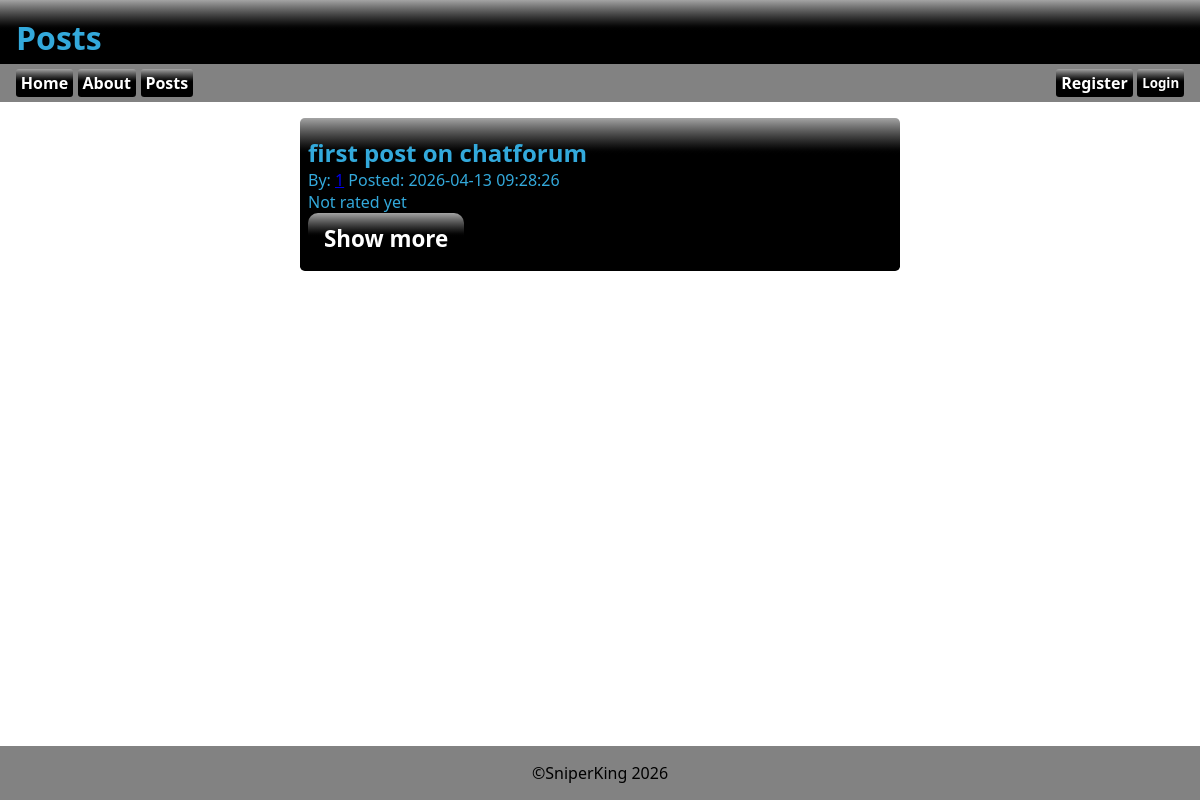
The page /posts.php on the database as committed earlier.
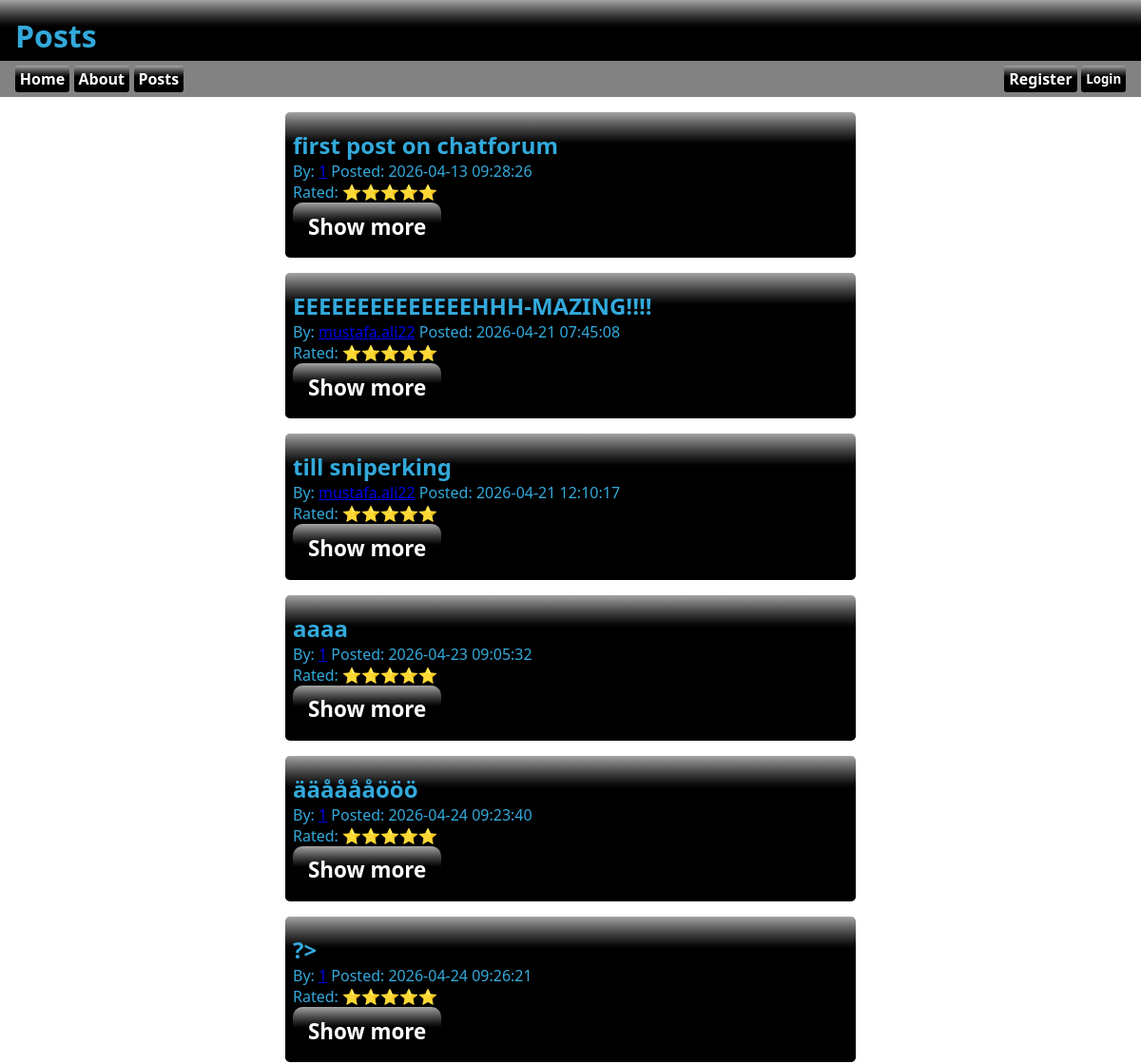
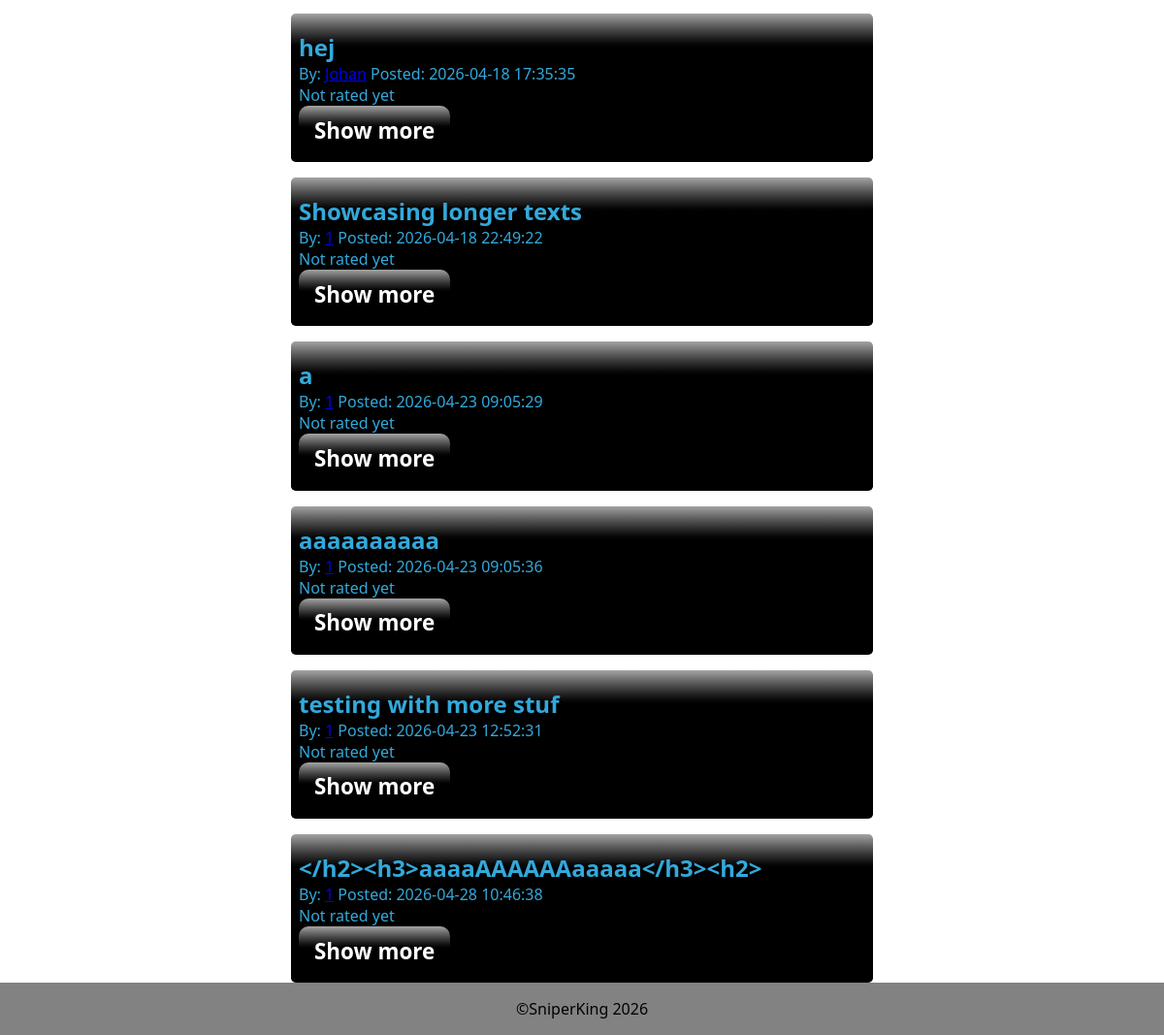
The same page on the database as committed later (2 pictures, top to bottom).
### tables this page shows
CREATE TABLE `tbl_posts` (
  `id` int(11) NOT NULL,
  `created` timestamp NOT NULL DEFAULT current_timestamp(),
  `parentid` int(11) NOT NULL,
  `parenttype` varchar(255) NOT NULL,
  `rating` int(11) NOT NULL,
  `text` text NOT NULL,
  `topic` varchar(255) NOT NULL,
  `userid` int(11) NOT NULL
);

CREATE TABLE `tbl_user` (
  `id` int(11) NOT NULL,
  `created` timestamp NOT NULL DEFAULT current_timestamp(),
  `lastlogin` timestamp NOT NULL DEFAULT current_timestamp(),
  `mail` varchar(255) NOT NULL,
  `password` varchar(255) NOT NULL,
  `realname` varchar(255) NOT NULL,
  `userlevel` int(11) NOT NULL DEFAULT 10,
  `username` varchar(255) NOT NULL
);

### asset.php (called while the page is built, shortened)
<?php
$db_host="localhost";
$db_user="root";
$db_pass="";
$db_name="chatforum";
$conn=mysqli_connect($db_host, $db_user, $db_pass, $db_name);
function isLevel($level){
    if(isset($_SESSION['level'])){
        if(intval($_SESSION['level'])>=$level){
            return true;
        }else{
            return false;
        }
    }else{
        return false;
    }
}
function showRating($revid){
    global $conn;
    if (mysqli_num_rows(mysqli_query($conn, "SELECT * FROM tbl_reviews WHERE revid='$revid' LIMIT 1")) > 0) {
        $sql="SELECT AVG(score) as rating FROM tbl_reviews WHERE revid='$revid'";
        $result=mysqli_query($conn, $sql);
        $row=mysqli_fetch_assoc($result);
        $rating=$row['rating'];
        $sql="UPDATE tbl_posts SET rating=$rating WHERE id=$revid";
        $number=intval(round($row['rating']));
        $retStr="";
        for($vdo=0;$vdo<$number;$vdo++){
            $retStr.="⭐";
        }
        return $retStr;
    } else {
        return false;
    }
}
function getUsername2($uid){
    global $conn;
    $sql="SELECT username FROM tbl_user WHERE id=$uid";
    $result=mysqli_query($conn, $sql);
    $row=mysqli_fetch_assoc($result);
    if(mysqli_num_rows($result)>0){
        return $row['username'];
    }else{
        return "Guest";
    }
}
?>

### posts.php (the view, shortened to what this page needs)
<!DOCTYPE html>
<?php require_once("asset.php"); ?>
<html lang="en">
<head>
    <link rel="stylesheet" href="style.css">
</head>
<body>
    <header>
        <h1>Posts</h1>
    </header>
<?php require_once("_nav.php"); ?>
    <main>
<?php
    if (isset($thepost)) {
        ?><div class="headpost"><?php
        $sql="SELECT * FROM tbl_posts WHERE id=$thepost";
        $result=mysqli_query($conn, $sql);
        $row=mysqli_fetch_assoc($result);
        if($row){
            $parid=$row['parentid'];
            $topic = $row['topic'];
            $text=$row['text'];
            $theuid=$row['userid'];
        } else {
            echo "<p>Post not found.</p>";
            exit;
        }
        $sql="SELECT * FROM tbl_posts WHERE parentid=$thepost ORDER BY created ASC";
        if(isset($_GET["profile"])){
            ?><a href="profile.php?profid=<?=$_GET["profid"]?>" class="addpost">Back</a><?php
        } elseif (isset($_GET["profilecom"])) {
            ?><a href="profile.php?changetocom&profid=<?=$_GET["profid"]?>" class="addpost">Back</a><?php
        } else {
            ?><a href="posts.php" class="addpost">Back</a><?php
        }
        echo"<h2 class='headtopic'>" . $topic . "</h2>";
        echo"<p class='expandingboxspace'>" . $text . "</p>";
        echo"<p>Posted by: " . getUsername2($theuid) . " Posted: " . $row['created'] . "</p>";
        if(showrating($thepost) !== false){
            echo"<p>Rating: " . showRating($thepost) . "</p>";
        } else {
            echo"<p>Not rated yet</p>";
        }
        if(islevel(10)):
            if($_SESSION['id'] == $theuid) {
                echo "<div><a href='postadmin.php?edit=" . $thepost . "&thelink=" . urlencode("posts.php") . "'>🖋️</a>&nbsp;&nbsp;<a href='postadmin.php?del=" . $thepost . "&thelink=" . urlencode("posts.php") . "'>❌</a></div>";
            };
        if(!hasrated($thepost)){
            echo "<p>Rate this:</p>";
            }else{
                echo "<p>You have rated this:" . showpersonalscore($thepost) . ".<br> Update your rating:</p>";
            }?>
            <form class="rate-form" action="posts.php?thepost=<?=urlencode($thepost)?>" method="POST">
                <input type="hidden" name="revid" value="<?=$thepost?>">
                <input type="hidden" name="revtype" value="post">
                <button  name="userrating" value="1" class="rate">1</button>
                <button  name="userrating" value="2" class="rate">2</button>
                <button  name="userrating" value="3" class="rate">3</button>
                <button  name="userrating" value="4" class="rate">4</button>
                <button  name="userrating" value="5" class="rate">5</button>
            </form>
            <?php
            endif;
        ?></div><?php
    } else {
         if (isLevel(10)) { ?>
        <?php }
        $sql="SELECT * FROM tbl_posts WHERE parentid='0' ORDER BY rating DESC";
    }
    $result=mysqli_query($conn, $sql);
    while($row=mysqli_fetch_assoc($result)): ?>
<details>
    <summary>
        <div>
            <?php if (!isset($thepost)) { ?>
                <h2 class="headtopic"><?=$row['topic']?></h2>
            <?php }else{ ?>
                <p class="expandingboxspace"><?=$row['text']?></p>
            <?php } ?>
            <p>By: <a href="profile.php?profid=<?=$row["userid"]?>"><?=getUsername2($row['userid'])?></a> Posted: <?=$row['created']?></p>
        </div>
            <?php if (showRating($row['id']) !== false) { ?>
                <div class="ratingdiv">Rated: <?=showRating($row['id'])?> </div>
            <?php }else { ?>
                <div class="ratingdiv">Not rated yet</div>
            <?php } ?>
            <?php if (!isset($thepost)) {?>
                    <a href="posts.php?thepost=<?=urlencode($row['id'])?>" class="addpost">Show more</a>
                <?php } ?>
    </summary>
</details>
<?php endwhile;  ?>
    </main>
<?php require_once("_footer.php"); ?>
</body>
</html>

### _nav.php (shortened to what this page needs)
<nav>
    <?php require_once("asset.php"); ?>
    <a href="index.php">Home</a>
    <a href="about.php">About</a>
    <a href="posts.php">Posts</a>
    <div class="fill"></div>
    <?php if(!isLevel(10)){?>
    <a href="register.php?thelink=<?=urlencode($_SERVER['REQUEST_URI'])?>">Register</a>
    <button class="loginbttn" popovertarget="login">Login</button>
    <?php } ?>
</nav>

### _footer.php
<footer>
    &copy;SniperKing 2026
</footer>

### style.css (style rules this page uses)
:root { --clr_back_header:oklch(0% 0 0); --clr_header:oklch(69.244% 0.12452 231.268); --clr_back_nav:oklch(60.662% 0.00007 271.152); --clr_back_footer:var(--clr_back_nav); }
*, *:before, *:after { margin: 0; padding: 0; box-sizing: border-box; }
body { height:100dvh; display:flex; flex-direction: column; font-family: system-ui, sans-serif; }
header { background: linear-gradient(to bottom, oklch(71.871% 0.00008 271.152),var(--clr_back_header) ,var(--clr_back_header)); color:var(--clr_header); height:4rem; padding: 1rem; }
.loginbttn { padding:0rem; height :100%; margin:0rem; text-decoration: none; font-family: system-ui, sans-serif; font-weight: bold; color:white; border-radius: .2rem; padding: .2rem .3rem; background: linear-gradient(to bottom, oklch(71.871% 0.00008 271.152),var(--clr_back_header) ,var(--clr_back_header)); border: none; }
main { flex-grow: 5; display:flex; flex-direction: column; gap:1rem; padding-top: 1rem; }
footer { background: var(--clr_back_footer); display:grid; place-content: center; padding: 1rem; }
summary { display:flex; width:100%; background: linear-gradient(to bottom, oklch(71.871% 0.00008 271.152),var(--clr_back_header),var(--clr_back_header),var(--clr_back_header) ,var(--clr_back_header)); border-radius: .3rem; color: var(--clr_header); padding: .5rem; flex-direction: column; }
@media (min-width: 768px) { details { width: 50%; margin-left: auto; margin-right: auto; } }
:root { --formborder: rgb(0, 0, 0, .5); --formback: rgb(0, 0, 0, .1); --formlabelcolor: rgb(0, 0, 0, .6) }
input[type="submit"], input[type="button"], button { margin-top: 1rem; margin-bottom: .6rem; padding: .5rem; }
.headtopic { padding-top:10px; width:100%; word-wrap: break-word; overflow-wrap: break-word; word-break: break-word; white-space: normal; }

Rows that differ between the two databases and show on the page:
changed tbl_posts "first post on chatforum": id (not shown) → "⭐⭐⭐⭐⭐"; text "Not rated yet" → "Rated:"
added tbl_posts: topic "EEEEEEEEEEEEEEHHH-MAZING!!!!", userid.username "mustafa.ali22", created "2026-04-21 07:45:08", id "⭐⭐⭐⭐⭐"
added tbl_posts: topic "till sniperking", userid.username "mustafa.ali22", created "2026-04-21 12:10:17", id "⭐⭐⭐⭐⭐"
added tbl_posts: topic "aaaa", userid "1", created "2026-04-23 09:05:32", id "⭐⭐⭐⭐⭐"
added tbl_posts: topic "ääååååööö", userid "1", created "2026-04-24 09:23:40", id "⭐⭐⭐⭐⭐"
added tbl_posts: topic "?>", userid "1", created "2026-04-24 09:26:21", id "⭐⭐⭐⭐⭐"
added tbl_posts: topic "hej", userid.username "Johan", created "2026-04-18 17:35:35", shows "Not rated yet"
added tbl_posts: topic "Showcasing longer texts", userid "1", created "2026-04-18 22:49:22", shows "Not rated yet"
added tbl_posts: topic "a", userid "1", created "2026-04-23 09:05:29", shows "Not rated yet"
added tbl_posts: topic "aaaaaaaaaa", userid "1", created "2026-04-23 09:05:36", shows "Not rated yet"
added tbl_posts: topic "testing with more stuf", userid "1", created "2026-04-23 12:52:31", shows "Not rated yet"
added tbl_posts: topic "</h2><h3>aaaaAAAAAAaaaaa</h3><h2>", userid "1", created "2026-04-28 10:46:38", shows "Not rated yet"
